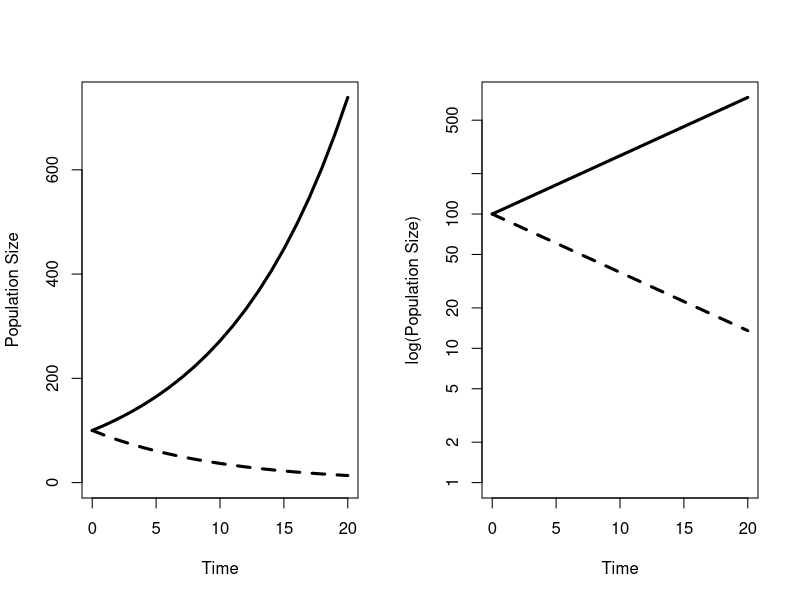
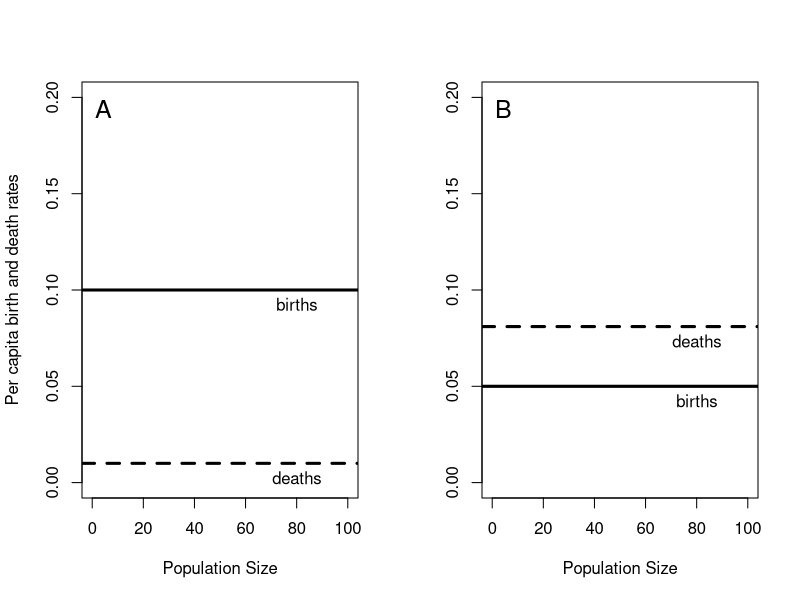

Generate these figures, in order, with R:
## ---- chunk 1
par(mfrow=c(1,2))
t = 0:20
N0 = 100
r = 0.1
N = N0*exp(r*t)
plot(t,N,xlab="Time",ylab="Population Size",ylim=c(0,max(N)),type="l",lwd=3)
r = -0.1
N = N0*exp(r*t)
lines(t,N,lwd=3,lty=2)
r = 0.1
N = N0*exp(r*t)
plot(t,N,log="y",xlab="Time",ylab="log(Population Size)",ylim=c(1,max(N)),type="l",lwd=3)
r = -0.1
N = N0*exp(r*t)
lines(t,N,lwd=3,lty=2)
## ---- chunk 2
par(mfrow=c(1,2))
N = c(0,100)
y = c(0,.2)
b = 0.1
d = 0.01

plot(N,y,xlab="Population Size",ylab="Per capita birth and death rates", type="n", ylim=y)
abline(h=b, lwd=3)
abline(h=d, lwd=3, lty=2)
text(x=c(80,80), y=c(b,d), labels=c("births", "deaths"), pos=1)
mtext("A", line = -2, adj = 0.05, cex=1.5)

b = 0.05
d = 0.081
plot(N,y,xlab="Population Size",ylab="", ylim=y, type="n")
abline(h=b, lwd=3)
abline(h=d, lwd=3, lty=2)
text(x=c(80,80), y=c(b,d), labels=c("births", "deaths"), pos=1)
mtext("B", line = -2, adj = 0.05, cex=1.5)

